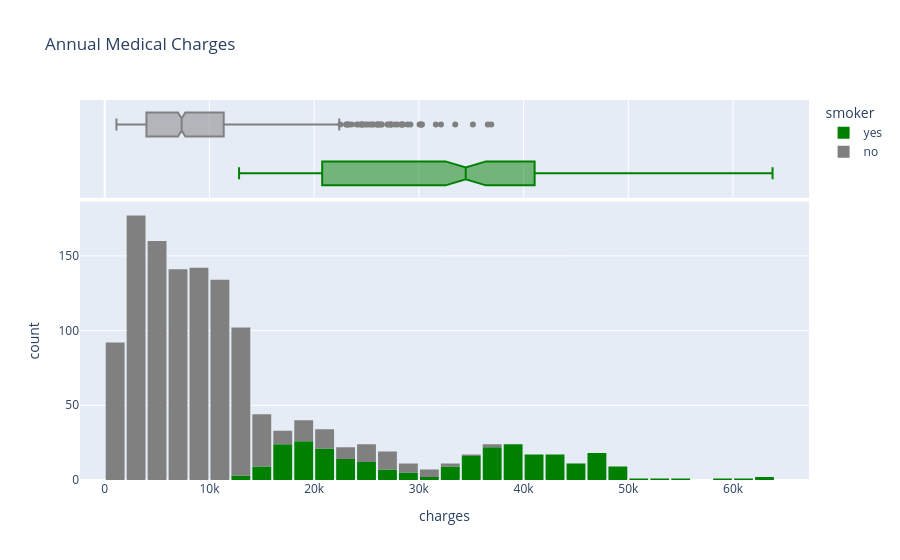

The notebook cell saved with this chart:
### Code cell
fig = px.histogram(medical_df, 
                   x='charges', 
                   marginal='box', 
                   color='smoker', 
                   color_discrete_sequence=['green', 'grey'], 
                   title='Annual Medical Charges')
fig.update_layout(bargap=0.1)
fig.show()

### Figure 1 — Plotly figure (JSON) as saved in the notebook; plotly's stock layout.template omitted (floating-point values rounded to 4 significant figures; data arrays with more than 128 entries replaced by an {"elided": "..."} marker saying what was removed)
{"data": [{"bingroup": "x", "hovertemplate": "smoker=yes<br>charges=%{x}<br>count=%{y}<extra></extra>", "legendgroup": "yes", "marker": {"color": "green", "pattern": {"shape": ""}}, "name": "yes", "orientation": "v", "showlegend": true, "type": "histogram", "x": {"elided": "273 float values"}, "xaxis": "x", "yaxis": "y"}, {"hovertemplate": "smoker=yes<br>charges=%{x}<extra></extra>", "legendgroup": "yes", "marker": {"color": "green"}, "name": "yes", "notched": true, "showlegend": false, "type": "box", "x": {"elided": "273 float values"}, "xaxis": "x2", "yaxis": "y2"}, {"bingroup": "x", "hovertemplate": "smoker=no<br>charges=%{x}<br>count=%{y}<extra></extra>", "legendgroup": "no", "marker": {"color": "grey", "pattern": {"shape": ""}}, "name": "no", "orientation": "v", "showlegend": true, "type": "histogram", "x": {"elided": "1064 float values"}, "xaxis": "x", "yaxis": "y"}, {"hovertemplate": "smoker=no<br>charges=%{x}<extra></extra>", "legendgroup": "no", "marker": {"color": "grey"}, "name": "no", "notched": true, "showlegend": false, "type": "box", "x": {"elided": "1064 float values"}, "xaxis": "x2", "yaxis": "y2"}], "layout": {"bargap": 0.1, "barmode": "relative", "legend": {"title": {"text": "smoker"}, "tracegroupgap": 0}, "title": {"text": "Annual Medical Charges"}, "xaxis": {"anchor": "y", "domain": [0, 1], "title": {"text": "charges"}}, "xaxis2": {"anchor": "y2", "domain": [0, 1], "matches": "x", "showgrid": true, "showticklabels": false}, "yaxis": {"anchor": "x", "domain": [0, 0.7326], "title": {"text": "count"}}, "yaxis2": {"anchor": "x2", "domain": [0.7426, 1], "matches": "y2", "showgrid": false, "showline": false, "showticklabels": false, "ticks": ""}}}
